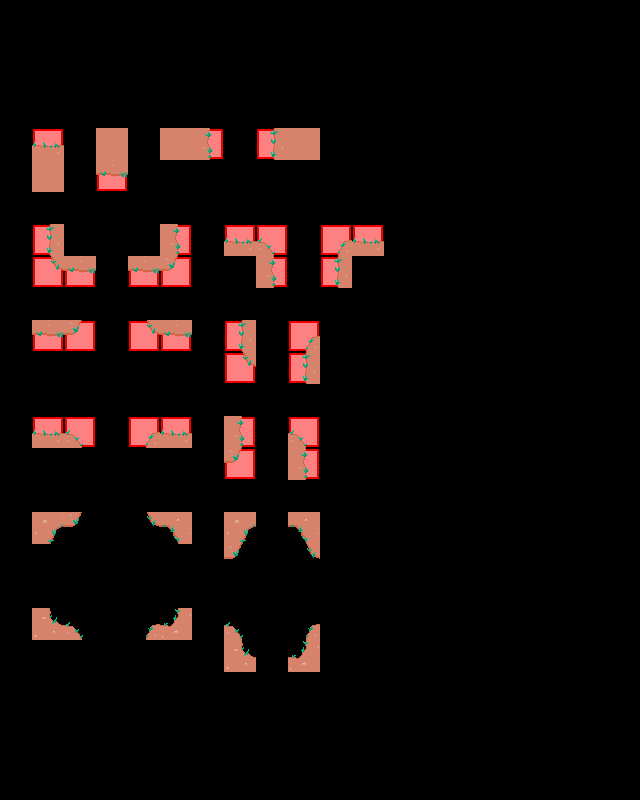

The image is a tile-based game level rendered from a .tmx file. Its description and complete source (layers, tilesets, objects, tile grids) follow:
An orthogonal 20x25 tile map with 32x32 px tiles, 3 tile layers (regions, input_ground_decoration, output_ground_decoration), 2 tilesets.

<map version="1.9" tiledversion="1.9.0" orientation="orthogonal" renderorder="right-down" width="20" height="25" tilewidth="32" tileheight="32" infinite="0" nextlayerid="4" nextobjectid="1">
 <tileset firstgid="1" source="../../Tilesets/forest-tiles.tsx" />
 <tileset firstgid="65" source="../../Tilesets/forest-decoration.tsx" />
 <layer id="1" name="regions" width="20" height="25">
  <properties>
   <property name="MatchInOrder" type="bool" value="false" />
  </properties>
  <data encoding="csv">
0,0,0,0,0,0,0,0,0,0,0,0,0,0,0,0,0,0,0,0,
0,0,0,0,0,0,0,0,0,0,0,0,0,0,0,0,0,0,0,0,
0,0,0,0,0,0,0,0,0,0,0,0,0,0,0,0,0,0,0,0,
0,0,0,0,0,0,0,0,0,0,0,0,0,0,0,0,0,0,0,0,
0,57,0,57,0,57,57,0,57,57,0,0,0,0,0,0,0,0,0,0,
0,57,0,57,0,0,0,0,0,0,0,0,0,0,0,0,0,0,0,0,
0,0,0,0,0,0,0,0,0,0,0,0,0,0,0,0,0,0,0,0,
0,57,0,0,0,57,0,57,57,0,57,57,0,0,0,0,0,0,0,0,
0,57,57,0,57,57,0,0,57,0,57,0,0,0,0,0,0,0,0,0,
0,0,0,0,0,0,0,0,0,0,0,0,0,0,0,0,0,0,0,0,
0,57,57,0,57,57,0,57,0,57,0,0,0,0,0,0,0,0,0,0,
0,0,0,0,0,0,0,57,0,57,0,0,0,0,0,0,0,0,0,0,
0,0,0,0,0,0,0,0,0,0,0,0,0,0,0,0,0,0,0,0,
0,57,57,0,57,57,0,57,0,57,0,0,0,0,0,0,0,0,0,0,
0,0,0,0,0,0,0,57,0,57,0,0,0,0,0,0,0,0,0,0,
0,0,0,0,0,0,0,0,0,0,0,0,0,0,0,0,0,0,0,0,
0,0,0,0,0,0,0,0,0,0,0,0,0,0,0,0,0,0,0,0,
0,0,0,0,0,0,0,0,0,0,0,0,0,0,0,0,0,0,0,0,
0,0,0,0,0,0,0,0,0,0,0,0,0,0,0,0,0,0,0,0,
0,0,0,0,0,0,0,0,0,0,0,0,0,0,0,0,0,0,0,0,
0,0,0,0,0,0,0,0,0,0,0,0,0,0,0,0,0,0,0,0,
0,0,0,0,0,0,0,0,0,0,0,0,0,0,0,0,0,0,0,0,
0,0,0,0,0,0,0,0,0,0,0,0,0,0,0,0,0,0,0,0,
0,0,0,0,0,0,0,0,0,0,0,0,0,0,0,0,0,0,0,0,
0,0,0,0,0,0,0,0,0,0,0,0,0,0,0,0,0,0,0,0
</data>
 </layer>
 <layer id="2" name="input_ground_decoration" width="20" height="25">
  <properties>
   <property name="AutoEmpty" type="bool" value="false" />
   <property name="StrictEmpty" type="bool" value="true" />
  </properties>
  <data encoding="csv">
0,0,0,0,0,0,0,0,0,0,0,0,0,0,0,0,0,0,0,0,
0,0,0,0,0,0,0,0,0,0,0,0,0,0,0,0,0,0,0,0,
0,0,0,0,0,0,0,0,0,0,0,0,0,0,0,0,0,0,0,0,
0,0,0,0,0,0,0,0,0,0,0,0,0,0,0,0,0,0,0,0,
0,0,0,74,0,74,0,0,0,74,0,0,0,0,0,0,0,0,0,0,
0,74,0,0,0,0,0,0,0,0,0,0,0,0,0,0,0,0,0,0,
0,0,0,0,0,0,0,0,0,0,0,0,0,0,0,0,0,0,0,0,
0,73,0,0,0,75,0,66,0,0,0,66,0,0,0,0,0,0,0,0,
0,0,82,0,82,0,0,0,75,0,73,0,0,0,0,0,0,0,0,0,
0,0,0,0,0,0,0,0,0,0,0,0,0,0,0,0,0,0,0,0,
0,82,0,0,0,82,0,73,0,0,0,0,0,0,0,0,0,0,0,0,
0,0,0,0,0,0,0,0,0,73,0,0,0,0,0,0,0,0,0,0,
0,0,0,0,0,0,0,0,0,0,0,0,0,0,0,0,0,0,0,0,
0,66,0,0,0,66,0,75,0,0,0,0,0,0,0,0,0,0,0,0,
0,0,0,0,0,0,0,0,0,75,0,0,0,0,0,0,0,0,0,0,
0,0,0,0,0,0,0,0,0,0,0,0,0,0,0,0,0,0,0,0,
0,91,0,0,0,92,0,91,0,92,0,0,0,0,0,0,0,0,0,0,
0,0,0,0,0,0,0,0,0,0,0,0,0,0,0,0,0,0,0,0,
0,0,0,0,0,0,0,0,0,0,0,0,0,0,0,0,0,0,0,0,
0,99,0,0,0,100,0,0,0,0,0,0,0,0,0,0,0,0,0,0,
0,0,0,0,0,0,0,99,0,100,0,0,0,0,0,0,0,0,0,0,
0,0,0,0,0,0,0,0,0,0,0,0,0,0,0,0,0,0,0,0,
0,0,0,0,0,0,0,0,0,0,0,0,0,0,0,0,0,0,0,0,
0,0,0,0,0,0,0,0,0,0,0,0,0,0,0,0,0,0,0,0,
0,0,0,0,0,0,0,0,0,0,0,0,0,0,0,0,0,0,0,0
</data>
 </layer>
 <layer id="3" name="output_ground_decoration" width="20" height="25">
  <data encoding="csv">
0,0,0,0,0,0,0,0,0,0,0,0,0,0,0,0,0,0,0,0,
0,0,0,0,0,0,0,0,0,0,0,0,0,0,0,0,0,0,0,0,
0,0,0,0,0,0,0,0,0,0,0,0,0,0,0,0,0,0,0,0,
0,0,0,0,0,0,0,0,0,0,0,0,0,0,0,0,0,0,0,0,
0,66,0,0,0,0,75,0,73,0,0,0,0,0,0,0,0,0,0,0,
0,0,0,82,0,0,0,0,0,0,0,0,0,0,0,0,0,0,0,0,
0,0,0,0,0,0,0,0,0,0,0,0,0,0,0,0,0,0,0,0,
0,0,0,0,0,0,0,0,67,0,65,0,0,0,0,0,0,0,0,0,
0,81,0,0,0,83,0,0,0,0,0,0,0,0,0,0,0,0,0,0,
0,0,0,0,0,0,0,0,0,0,0,0,0,0,0,0,0,0,0,0,
0,0,83,0,81,0,0,0,0,65,0,0,0,0,0,0,0,0,0,0,
0,0,0,0,0,0,0,81,0,0,0,0,0,0,0,0,0,0,0,0,
0,0,0,0,0,0,0,0,0,0,0,0,0,0,0,0,0,0,0,0,
0,0,67,0,65,0,0,0,0,67,0,0,0,0,0,0,0,0,0,0,
0,0,0,0,0,0,0,83,0,0,0,0,0,0,0,0,0,0,0,0,
0,0,0,0,0,0,0,0,0,0,0,0,0,0,0,0,0,0,0,0,
0,0,83,0,81,0,0,0,0,0,0,0,0,0,0,0,0,0,0,0,
0,0,0,0,0,0,0,83,0,81,0,0,0,0,0,0,0,0,0,0,
0,0,0,0,0,0,0,0,0,0,0,0,0,0,0,0,0,0,0,0,
0,0,67,0,65,0,0,67,0,65,0,0,0,0,0,0,0,0,0,0,
0,0,0,0,0,0,0,0,0,0,0,0,0,0,0,0,0,0,0,0,
0,0,0,0,0,0,0,0,0,0,0,0,0,0,0,0,0,0,0,0,
0,0,0,0,0,0,0,0,0,0,0,0,0,0,0,0,0,0,0,0,
0,0,0,0,0,0,0,0,0,0,0,0,0,0,0,0,0,0,0,0,
0,0,0,0,0,0,0,0,0,0,0,0,0,0,0,0,0,0,0,0
</data>
 </layer>
</map>